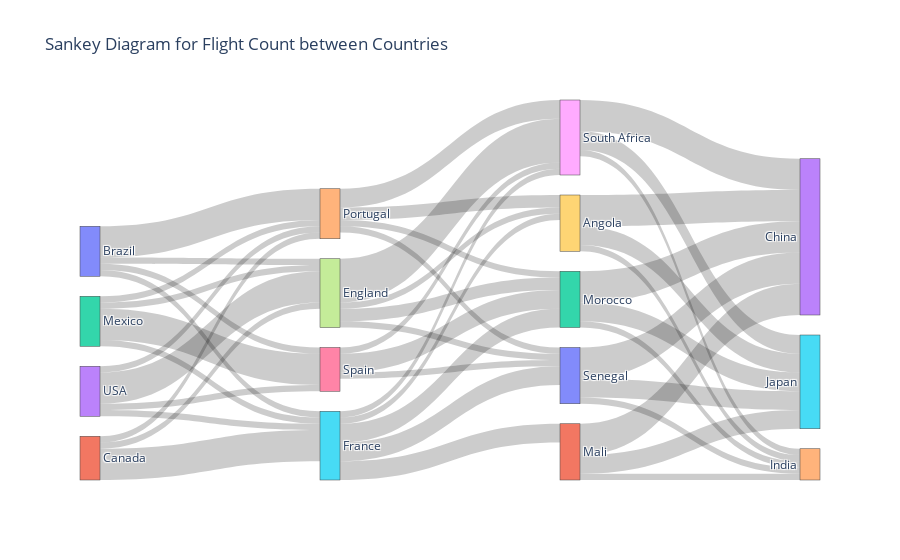

This figure's notebook cell:
### Code cell
fig = dict(data = [data_trace],
           layout = layout)

offline.iplot(fig)

### Figure 1 — Plotly figure (JSON) as saved in the notebook; plotly's stock layout.template omitted (floating-point values rounded to 4 significant figures)
{"data": [{"link": {"source": [0, 0, 0, 0, 1, 1, 1, 2, 2, 2, 2, 3, 3, 3, 3, 4, 4, 4, 4, 5, 5, 5, 5, 5, 6, 6, 6, 7, 7, 7, 7, 8, 8, 8, 9, 9, 9, 10, 10, 10, 11, 11, 11, 12, 12, 12], "target": [4, 5, 6, 7, 4, 5, 7, 4, 5, 6, 7, 4, 5, 6, 7, 9, 10, 12, 8, 9, 10, 11, 12, 8, 10, 12, 8, 9, 10, 12, 8, 13, 14, 15, 13, 14, 15, 13, 14, 15, 13, 14, 15, 13, 14, 15], "value": [5, 1, 1, 1, 1, 5, 1, 1, 1, 5, 1, 1, 1, 1, 5, 2, 1, 1, 3, 1, 3, 3, 3, 1, 1, 3, 1, 1, 1, 2, 7, 5, 1, 3, 5, 1, 3, 5, 1, 3, 5, 1, 3, 5, 1, 3]}, "node": {"label": ["Brazil", "Canada", "Mexico", "USA", "Portugal", "France", "Spain", "England", "South Africa", "Angola", "Senegal", "Mali", "Morocco", "China", "India", "Japan"]}, "type": "sankey"}], "layout": {"title": {"text": "Sankey Diagram for Flight Count between Countries"}}}
